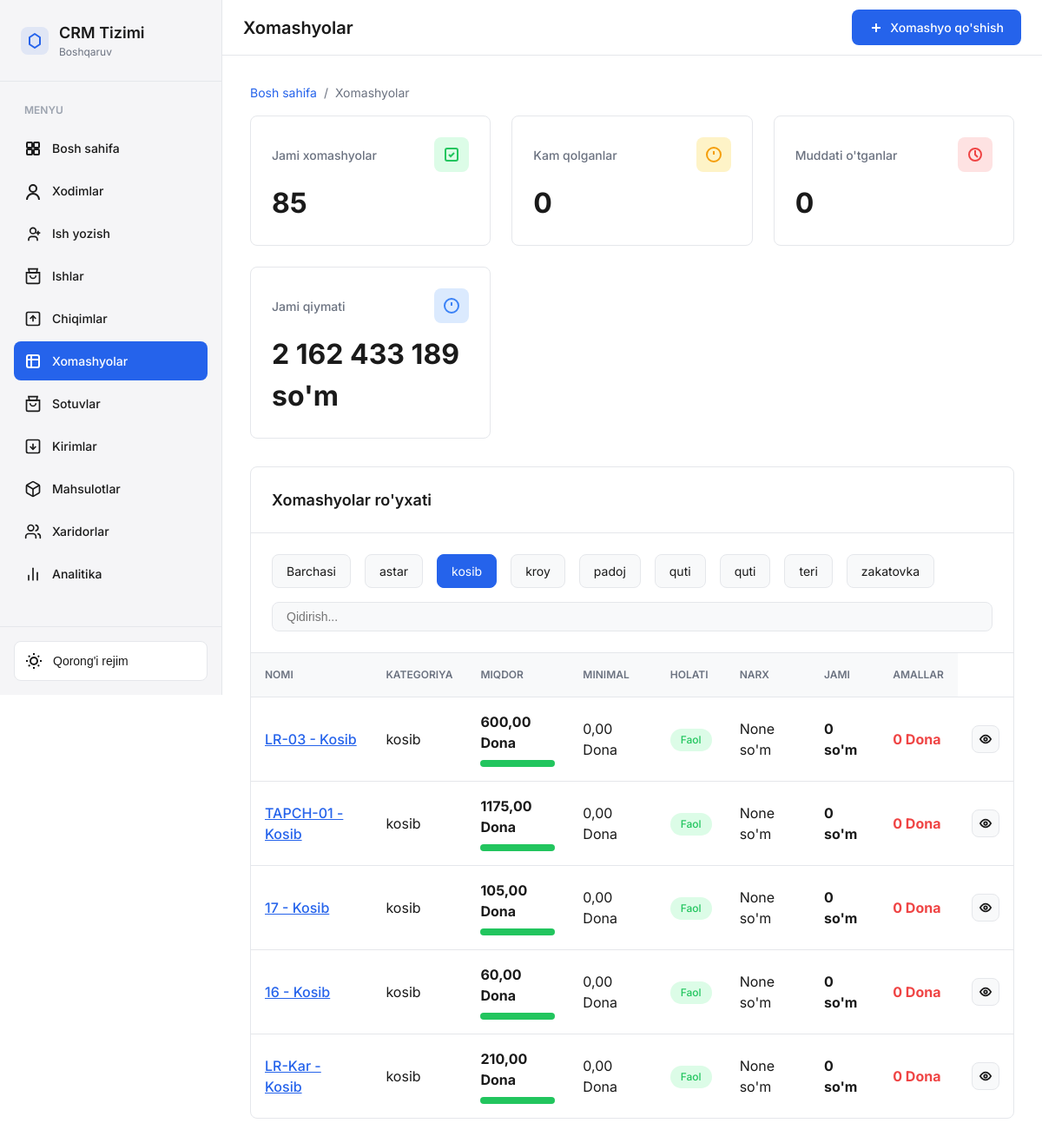
Before: /xomashyo/xomashyolar/?category=6 (signed in) with the older database file.
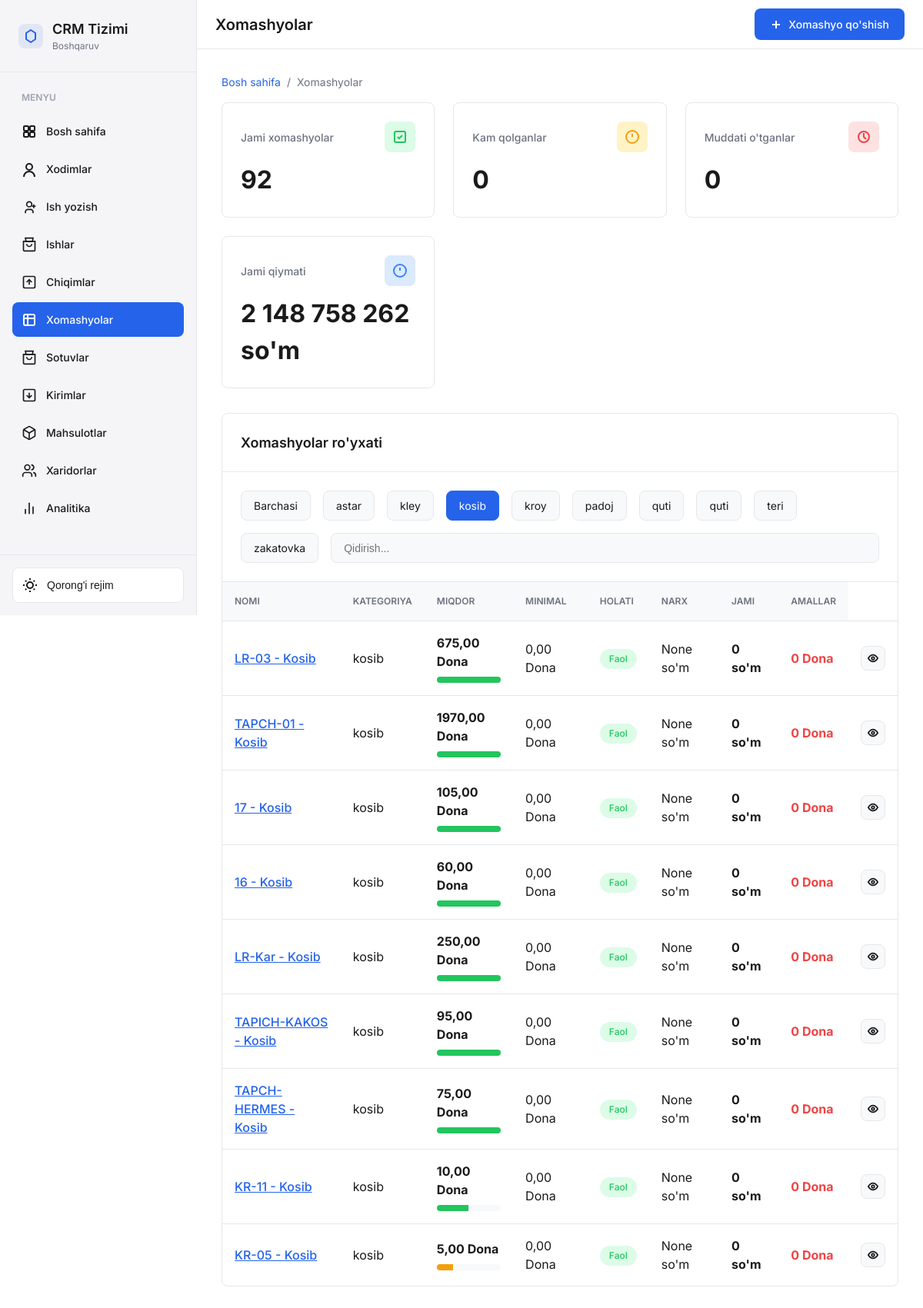
After: the same page with the newer database file.
### xomashyo/models.py (models this page shows, shortened)
class XomashyoCategory(models.Model):
    CATEGORY_TYPES = [
        ('real',    'Real xomashyo'),
        ('process', 'Jarayon xomashyo'),
    ]
    name   = models.CharField(max_length=200, verbose_name="Kategoriya nomi")
    tavsif = models.TextField(blank=True, verbose_name="Tavsif")
    tartib = models.IntegerField(default=0, verbose_name="Tartib raqami")
    turi   = models.CharField(
        max_length=20, choices=CATEGORY_TYPES,
        default='real', verbose_name="Kategoriya turi"
    )
    class Meta:
        verbose_name = "Xomashyo kategoriyasi"
        verbose_name_plural = "Xomashyo kategoriyalari"
        ordering = ['tartib', 'name']

class Xomashyo(models.Model):
    OLCHOV_BIRLIKLARI = [
        ('kg',   'Kilogramm'),
        ('gr',   'Gramm'),
        ('lt',   'Litr'),
        ('dona', 'Dona'),
        ('dm',   'Desimetr'),
    ]
    HOLAT_CHOICES = [
        ('active',   'Faol'),
        ('deactive', 'Nofaol'),
        ('expired',  'Muddati o\'tgan'),
    ]
    nomi              = models.CharField(max_length=255)
    mahsulot          = models.ForeignKey(
        "crm.Product", on_delete=models.CASCADE, null=True, blank=True
    )
    category          = models.ForeignKey(
        XomashyoCategory, on_delete=models.PROTECT,
        related_name='xomashyolar', verbose_name="Kategoriya"
    )
    rang              = models.CharField(max_length=50, null=True, blank=True)
    miqdori           = models.DecimalField(max_digits=10, decimal_places=2, default=0)
    olchov_birligi    = models.CharField(max_length=20, choices=OLCHOV_BIRLIKLARI)
    minimal_miqdor    = models.DecimalField(max_digits=10, decimal_places=2, default=0)
    narxi             = models.DecimalField(max_digits=15, decimal_places=2, null=True, blank=True)
    narxi_usd         = models.DecimalField(max_digits=15, decimal_places=4, null=True, blank=True)
    yetkazib_beruvchi = models.ForeignKey(
        YetkazibBeruvchi, on_delete=models.SET_NULL, null=True, blank=True
    )
    qabul_qilingan_sana = models.DateField(auto_now_add=True)
    amal_qilish_muddati = models.DateField(null=True, blank=True)
    updated_at          = models.DateTimeField(auto_now=True)
    holati              = models.CharField(max_length=20, choices=HOLAT_CHOICES, default='active')
    qr_code             = models.CharField(max_length=100, blank=True)
    class Meta:
        verbose_name = "Xomashyo"
        verbose_name_plural = "Xomashyolar"

### xomashyo/views.py (the view)
# urls.py: path('xomashyolar/', views.XomashyolarListView.as_view(), name='xomashyolar'),
class XomashyolarListView(AdminRequiredMixin,ListView):
    model = Xomashyo
    template_name = 'xomashyo/xomashyo.html'
    context_object_name = 'xomashyolar'
    def get_queryset(self):
        queryset = Xomashyo.objects.select_related('category', 'yetkazib_beruvchi').all()
        category_filter = self.request.GET.get('category')
        if category_filter and category_filter != 'all':
            queryset = queryset.filter(category_id=category_filter)
        xomashyolar_with_chiqim = []
        for xomashyo in queryset:
            jami_chiqim = XomashyoHarakat.objects.filter(
                xomashyo=xomashyo,
                harakat_turi='chiqim'
            ).aggregate(total=Sum('miqdori'))['total'] or 0
            xomashyo.jami_chiqim = jami_chiqim
            xomashyolar_with_chiqim.append(xomashyo)
        return xomashyolar_with_chiqim
    def get_context_data(self, **kwargs):
        context = super().get_context_data(**kwargs)
        queryset = Xomashyo.objects.all()
        context['categories'] = XomashyoCategory.objects.all()
        context['jami_xomashyolar'] = queryset.count()
        context['kam_qolganlar'] = queryset.filter(
            miqdori__lt=F('minimal_miqdor')
        ).count()
        context['muddati_otganlar'] = queryset.filter(holati='expired').count()
        context['jami_qiymat'] = sum(x.miqdori * (x.narxi or 0) for x in queryset)
        category_filter = self.request.GET.get('category')
        context['selected_category'] = category_filter or 'all'
        return context

### templates/xomashyo/xomashyo.html (shortened to what this page needs)
{% extends 'base.html' %}
{% load static %}
{% load humanize %}
{% load custom_filters %}
{% block content %}
    <div class="main-content">
        <header class="header">
            <div class="header-title">Xomashyolar</div>
            <a href="/admin/xomashyo/xomashyo/add/" class="btn btn-primary">
                <svg width="16" height="16" viewBox="0 0 16 16" fill="none" stroke="currentColor" stroke-width="2">
                    <path d="M8 3v10M3 8h10"/>
                </svg>
                Xomashyo qo'shish
            </a>
        </header>
        <main class="content">
            <div class="page">
                <div class="breadcrumb">
                    <a href="/">Bosh sahifa</a>
                    <span>/</span>
                    <span>Xomashyolar</span>
                </div>
                <div class="stats-grid">
                    <div class="stat-card">
                        <div class="stat-header">
                            <span>Jami xomashyolar</span>
                            <div class="stat-icon success">
                                <svg width="20" height="20" viewBox="0 0 20 20" fill="none" stroke="currentColor" stroke-width="2">
                                    <rect x="3" y="3" width="14" height="14" rx="2"/>
                                    <path d="M7 10l2 2 4-4"/>
                                </svg>
                            </div>
                        </div>
                        <div class="stat-value">{{ jami_xomashyolar }}</div>
                    </div>
                    <div class="stat-card">
                        <div class="stat-header">
                            <span>Kam qolganlar</span>
                            <div class="stat-icon warning">
                                <svg width="20" height="20" viewBox="0 0 20 20" fill="none" stroke="currentColor" stroke-width="2">
                                    <path d="M10 6v4m0 4h.01M10 18a8 8 0 1 0 0-16 8 8 0 0 0 0 16z"/>
                                </svg>
                            </div>
                        </div>
                        <div class="stat-value">{{ kam_qolganlar }}</div>
                    </div>
                    <div class="stat-card">
                        <div class="stat-header">
                            <span>Muddati o'tganlar</span>
                            <div class="stat-icon" style="background: #fee2e2; color: var(--color-danger)">
                                <svg width="20" height="20" viewBox="0 0 20 20" fill="none" stroke="currentColor" stroke-width="2">
                                    <circle cx="10" cy="10" r="7"/>
                                    <path d="M10 5v5l3 3"/>
                                </svg>
                            </div>
                        </div>
                        <div class="stat-value">{{ muddati_otganlar }}</div>
                    </div>
                    <div class="stat-card">
                        <div class="stat-header">
                            <span>Jami qiymati</span>
                            <div class="stat-icon info">
                                <svg width="20" height="20" viewBox="0 0 20 20" fill="none" stroke="currentColor" stroke-width="2">
                                    <path d="M10 2a8 8 0 1 0 0 16 8 8 0 0 0 0-16zm0 4v4m0 4h.01"/>
                                </svg>
                            </div>
                        </div>
                        <div class="stat-value">{{ jami_qiymat|floatformat:0|intcomma }} so'm</div>
                    </div>
                </div>
                <div class="card">
                    <div class="card-header">
                        <h3>Xomashyolar ro'yxati</h3>
                    </div>
                    <div class="filters">
                        <a href="?category=all" class="filter-btn {% if not request.GET.category or request.GET.category == 'all' %}active{% endif %}">Barchasi</a>
                        {% for cat in categories %}
                            <a href="?category={{ cat.id }}" class="filter-btn {% if request.GET.category == cat.id|stringformat:'s' %}active{% endif %}">{{ cat.name }}</a>
                        {% endfor %}
                        <input type="text" class="search-box" placeholder="Qidirish..." id="searchInput">
                    </div>
                    {% if xomashyolar %}
                        <table>
                            <thead>
                                <tr>
                                    <th>Nomi</th>
                                    <th>Kategoriya</th>
                                    <th>Miqdor</th>
                                    <th>Minimal</th>
                                    <th>Holati</th>
                                    <th>Narx</th>
                                    <th>Jami</th>
                                    <th>Amallar</th>
                                </tr>
                            </thead>
                            <tbody>
                                {% for xomashyo in xomashyolar %}
                                <tr>
                                    <td>
                                        <a href="{% url 'xomashyo:xomashyo_detail' xomashyo.id %}" style="color: var(--color-primary); font-weight: 500;">
                                            {{ xomashyo.nomi }}
                                        </a>
                                    </td>
                                    <td>{{ xomashyo.category.name }}</td>
                                    <td>
                                        <strong>{{ xomashyo.miqdori }} {{ xomashyo.get_olchov_birligi_display }}</strong>
                                        <div class="progress-bar">
                                            <div class="progress-fill {% if xomashyo.miqdori < xomashyo.minimal_miqdor %}danger{% elif xomashyo.miqdori < xomashyo.minimal_miqdor|add:'10' %}warning{% endif %}"
                                                 style="width: {% widthratio xomashyo.miqdori xomashyo.minimal_miqdor|add:'20' 100 %}%">
                                            </div>
                                        </div>
                                    </td>
                                    <td>{{ xomashyo.minimal_miqdor }} {{ xomashyo.get_olchov_birligi_display }}</td>
                                    <td>
                                        {% if xomashyo.holati == 'active' %}
                                            <span class="badge badge-success">Faol</span>
                                        {% elif xomashyo.holati == 'deactive' %}
                                            <span class="badge badge-warning">Nofaol</span>
                                        {% else %}
                                            <span class="badge badge-danger">Muddati o'tgan</span>
                                        {% endif %}
                                    </td>
                                    <td>{{ xomashyo.narxi|intcomma }} so'm</td>
                                    <td><strong>{{ xomashyo.miqdori|mul:xomashyo.narxi|intcomma }} so'm</strong></td>
                                    <td>
                                        <strong style="color: var(--color-danger);">
                                            {{ xomashyo.jami_chiqim|default:"0" }} {{ xomashyo.get_olchov_birligi_display }}
                                        </strong>
                                    </td>
                                    <td>
                                        <div class="action-btns">
                                            <a href="{% url 'xomashyo:xomashyo_detail' xomashyo.id %}" class="btn-icon" title="Ko'rish">
                                                <svg width="16" height="16" viewBox="0 0 16 16" fill="none" stroke="currentColor" stroke-width="2">
                                                    <path d="M1 8s3-5 7-5 7 5 7 5-3 5-7 5-7-5-7-5z"/>
                                                    <circle cx="8" cy="8" r="2"/>
                                                </svg>
                                            </a>
                                        </div>
                                    </td>
                                </tr>
                                {% endfor %}
                            </tbody>
                        </table>
                    {% else %}
                        <p style="text-align: center; color: var(--text-secondary); padding: 3rem;">Hali xomashyolar yo'q</p>
                    {% endif %}
                </div>
            </div>
        </main>
    </div>
{% endblock content %}

Changed rows visible on the page:
added XomashyoCategory: name "kley"
changed Xomashyo "LR-03 - Kosib": miqdori "600,00" → "675,00"
changed Xomashyo "TAPCH-01 - Kosib": miqdori "1175,00" → "1970,00"
changed Xomashyo "LR-Kar - Kosib": miqdori "210,00" → "250,00"
added Xomashyo: nomi "TAPICH-KAKOS - Kosib", category.name "kosib", miqdori "95,00", olchov_birligi "Dona", minimal_miqdor "0,00", holati "Faol", narxi "None", miqdori|mul "0", jami_chiqim "0"
added Xomashyo: nomi "TAPCH-HERMES - Kosib", category.name "kosib", miqdori "75,00", olchov_birligi "Dona", minimal_miqdor "0,00", holati "Faol", narxi "None", miqdori|mul "0", jami_chiqim "0"
added Xomashyo: nomi "KR-11 - Kosib", category.name "kosib", miqdori "10,00", olchov_birligi "Dona", minimal_miqdor "0,00", holati "Faol", narxi "None", miqdori|mul "0", jami_chiqim "0"
added Xomashyo: nomi "KR-05 - Kosib", category.name "kosib", miqdori "5,00", olchov_birligi "Dona", minimal_miqdor "0,00", holati "Faol", narxi "None", miqdori|mul "0", jami_chiqim "0"
Other visible differences:
{{ jami_xomashyolar }}: "85" → "92"
{{ jami_qiymat|floatformat:0|intcomma }}: "2 162 433 189" → "2 148 758 262"
